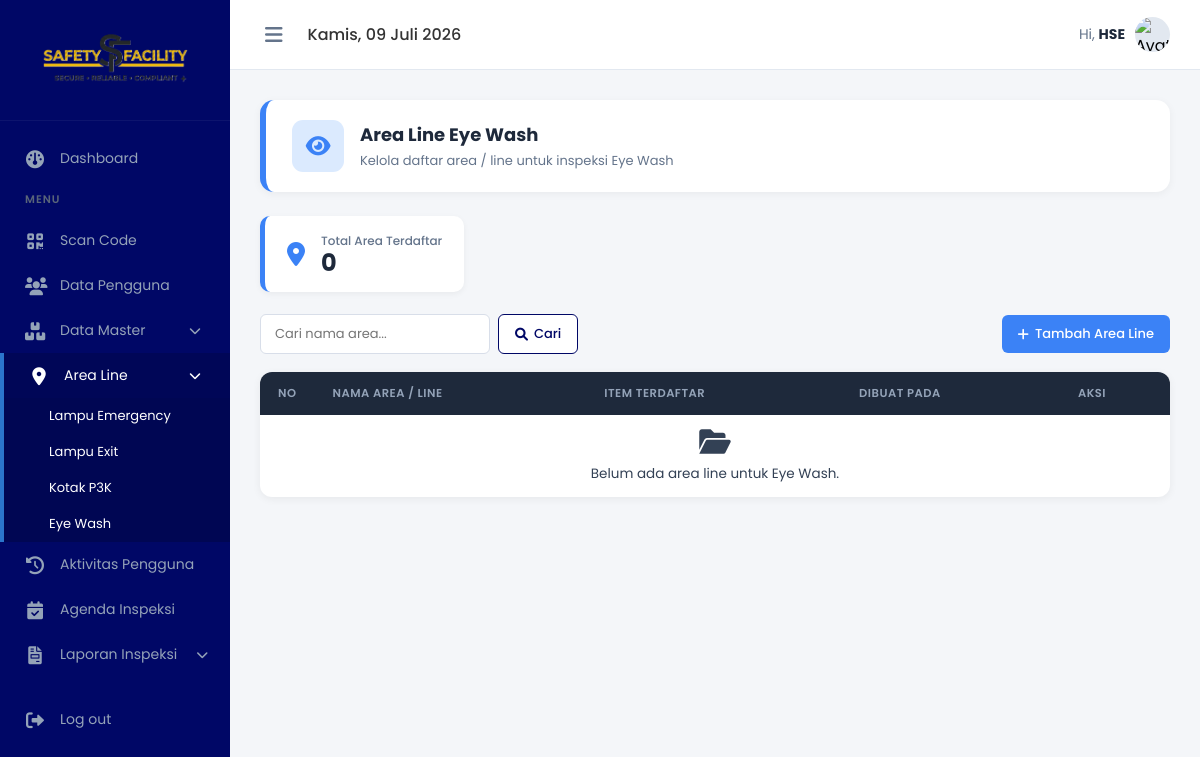
Page /admin/area_line_eyewash.php (signed in) on the earlier database version.
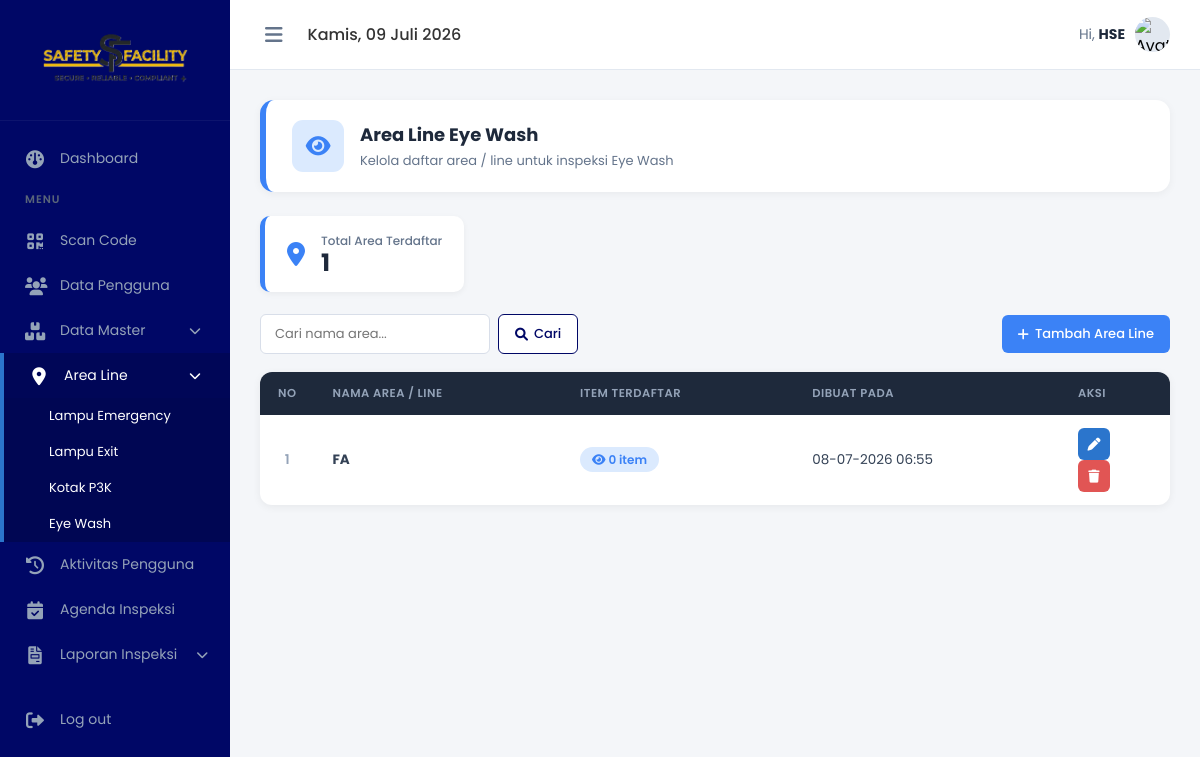
Same page on the later database version.
### tables this page shows
CREATE TABLE `area_line` (
  `id_line` int(11) NOT NULL,
  `nama_line` varchar(100) NOT NULL,
  `created_at` timestamp NOT NULL DEFAULT current_timestamp(),
  `jenis` varchar(30) NOT NULL DEFAULT 'lampu_emergency'
);

### admin/area_line_eyewash.php (the view, shortened to what the changed rows need)
<?php
global $koneksi;
mysqli_query($koneksi, "ALTER TABLE area_line ADD COLUMN IF NOT EXISTS jenis VARCHAR(30) NOT NULL DEFAULT 'lampu_emergency'");
$cari = isset($_GET['cari']) ? trim($_GET['cari']) : '';
if ($cari !== '') {
    $like = "%$cari%";
    $stmt = mysqli_prepare(
        $koneksi,
        "SELECT a.*, COUNT(m.id) as total_item
         FROM area_line a
         LEFT JOIN `master_eyewash` m ON m.`line_area` = a.nama_line
         WHERE a.jenis = 'eyewash' AND a.nama_line LIKE ?
         GROUP BY a.id_line ORDER BY a.nama_line ASC"
    );
    mysqli_stmt_bind_param($stmt, "s", $like);
    mysqli_stmt_execute($stmt);
    $result = mysqli_stmt_get_result($stmt);
} else {
    $result = mysqli_query(
        $koneksi,
        "SELECT a.*, COUNT(m.id) as total_item
         FROM area_line a
         LEFT JOIN `master_eyewash` m ON m.`line_area` = a.nama_line
         WHERE a.jenis = 'eyewash'
         GROUP BY a.id_line ORDER BY a.nama_line ASC"
    );
}
$total_line = mysqli_num_rows($result);
?>
<!DOCTYPE html>
<html lang="id">
<head>
    <link rel="stylesheet" href="https://cdnjs.cloudflare.com/ajax/libs/font-awesome/6.0.0/css/all.min.css">
    <link rel="stylesheet" href="style.css">
</head>
<body>
    <main class="main-content">
        <section class="content-body">
            <div class="page-head">
                <div class="ph-info">
                    <h2>Area Line  Eye Wash</h2>
                </div>
            </div>
            <div class="stat-mini">
                <div>
                    <h3>Total Area Terdaftar</h3>
                    <p><?= $total_line; ?></p>
                </div>
            </div>
            <div class="table-card">
                <table class="area-table">
                    <thead>
                        <tr>
                            <th style="width:52px;">No</th>
                            <th>Nama Area / Line</th>
                            <th>Item Terdaftar</th>
                            <th>Dibuat Pada</th>
                            <th style="width:110px;">Aksi</th>
                        </tr>
                    </thead>
                    <tbody>
                        <?php if (mysqli_num_rows($result) > 0): ?>
                            <?php $no = 1;
                            while ($row = mysqli_fetch_assoc($result)): ?>
                                <tr>
                                    <td style="text-align:center;font-weight:600;color:#94a3b8;"><?= $no++; ?></td>
                                    <td><strong><?= htmlspecialchars($row['nama_line']); ?></strong></td>
                                    <td>
                                        <span class="badge-item">
                                            <i class="fa-solid fa-eye"></i>
                                            <?= $row['total_item']; ?> item
                                        </span>
                                    </td>
                                    <td><?= date('d-m-Y H:i', strtotime($row['created_at'])); ?></td>
                                    <td class="action-icons">
                                        <a href="javascript:void(0)" class="ic-edit" title="Edit"
                                            onclick='bukaEdit(<?= json_encode(["id_line" => $row["id_line"], "nama_line" => $row["nama_line"]]); ?>)'>
                                            <i class="fa-solid fa-pen"></i>
                                        </a>
                                        <a href="area_line_eyewash.php?hapus=<?= $row['id_line']; ?>" class="ic-delete" title="Hapus"
                                            onclick="return confirm('Hapus area ini? Pastikan tidak ada data yang masih menggunakannya.')">
                                            <i class="fa-solid fa-trash"></i>
                                        </a>
                                    </td>
                                </tr>
                            <?php endwhile; ?>
                        <?php else: ?>
                            <tr class="empty-row">
                                <td colspan="5">
                                    <i class="fa-solid fa-folder-open" style="font-size:28px;margin-bottom:8px;display:block;"></i>
                                    Belum ada area line untuk Eye Wash.
                                </td>
                            </tr>
                        <?php endif; ?>
                    </tbody>
                </table>
            </div>
        </section>
    </main>
</body>
</html>

Differences in the rows shown:
added area_line: nama_line "FA", total_item "0", created_at "08-07-2026 06:55"
Other differences:
$total_line: "0" → "1"
text no longer shown: "Belum ada area line untuk Eye Wash."
